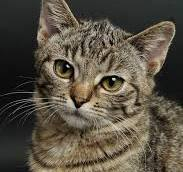
#> input picture open_cv/basics/photos/CAT.jpeg, 183 x 172 px
$ python resize_image.py
#> lines starting #> are read from the running program, lines starting #| are printed output that depends on the picture
#> further down, img is the input picture: shape (172, 183, 3); mean B, G, R 67.4, 80.8, 88.5
### open_cv/basics/utils.py
import cv2 as cv

def img_resize(img, scale=0.5):
    '''
    Resizes the size of the image passed.

    img: is the image frame read
    scale: is the scaling specified

    Return: returns the resized image

    '''
#> called with scale = 10

    width = int(img.shape[0] * scale)
#> width = 1720
    height = int(img.shape[1] * scale)
#> height = 1830

    dimensions = (width, height)
#> dimensions = (1720, 1830)

    resized_img = cv.resize(img, dimensions, interpolation=cv.INTER_AREA)
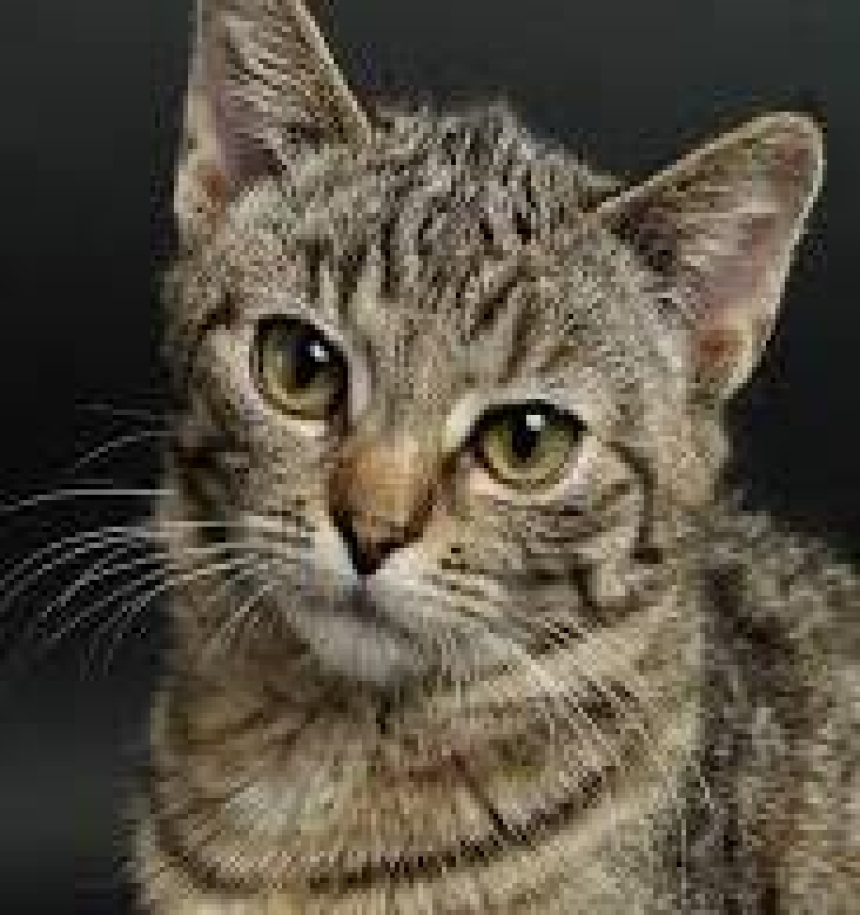
#> resized_img: shape (1830, 1720, 3) (shown at 1/2 size); mean B, G, R 67.4, 80.8, 88.5

    return resized_img


# [18 lines left out: function video_resize, not called in this run]

### open_cv/basics/resize_image.py
import cv2 as cv
import utils as util


img = cv.imread("photos/CAT.jpeg")

resized_img = util.img_resize(img, 10)

cv.imshow('cat', resized_img)

cv.waitKey(0)
